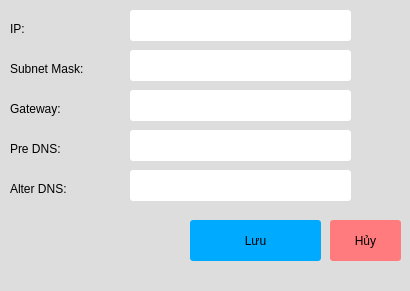
<?xml version="1.0" encoding="UTF-8"?>
<ui version="4.0">
 <class>Frame</class>
 <widget class="QFrame" name="Frame">
  <property name="geometry">
   <rect>
    <x>0</x>
    <y>0</y>
    <width>410</width>
    <height>291</height>
   </rect>
  </property>
  <property name="windowTitle">
   <string>Frame</string>
  </property>
  <property name="styleSheet">
   <string notr="true">background-color: rgb(221, 221, 221);
border-style: solid;
border-radius:5px;</string>
  </property>
  <property name="frameShape">
   <enum>QFrame::StyledPanel</enum>
  </property>
  <property name="frameShadow">
   <enum>QFrame::Raised</enum>
  </property>
  <widget class="QLabel" name="label">
   <property name="geometry">
    <rect>
     <x>10</x>
     <y>20</y>
     <width>111</width>
     <height>17</height>
    </rect>
   </property>
   <property name="text">
    <string>IP:</string>
   </property>
  </widget>
  <widget class="QLabel" name="label_2">
   <property name="geometry">
    <rect>
     <x>10</x>
     <y>60</y>
     <width>111</width>
     <height>17</height>
    </rect>
   </property>
   <property name="text">
    <string>Subnet Mask:</string>
   </property>
  </widget>
  <widget class="QLabel" name="label_3">
   <property name="geometry">
    <rect>
     <x>10</x>
     <y>100</y>
     <width>111</width>
     <height>17</height>
    </rect>
   </property>
   <property name="text">
    <string>Gateway:</string>
   </property>
  </widget>
  <widget class="QLabel" name="label_4">
   <property name="geometry">
    <rect>
     <x>10</x>
     <y>140</y>
     <width>111</width>
     <height>17</height>
    </rect>
   </property>
   <property name="text">
    <string>Pre DNS:</string>
   </property>
  </widget>
  <widget class="QLabel" name="label_5">
   <property name="geometry">
    <rect>
     <x>10</x>
     <y>180</y>
     <width>111</width>
     <height>17</height>
    </rect>
   </property>
   <property name="text">
    <string>Alter DNS:</string>
   </property>
  </widget>
  <widget class="QLineEdit" name="lineEdit_ip">
   <property name="geometry">
    <rect>
     <x>130</x>
     <y>10</y>
     <width>221</width>
     <height>31</height>
    </rect>
   </property>
   <property name="styleSheet">
    <string notr="true">background-color: rgb(255, 255, 255);
border-style:solid;
border-radius:3px;
font: 75 bold 14pt &quot;Ubuntu&quot;;</string>
   </property>
   <property name="text">
    <string/>
   </property>
  </widget>
  <widget class="QLineEdit" name="lineEdit_subnetMask">
   <property name="geometry">
    <rect>
     <x>130</x>
     <y>50</y>
     <width>221</width>
     <height>31</height>
    </rect>
   </property>
   <property name="styleSheet">
    <string notr="true">background-color: rgb(255, 255, 255);
border-style:solid;
border-radius:3px;
font: 75 bold 14pt &quot;Ubuntu&quot;;</string>
   </property>
   <property name="text">
    <string/>
   </property>
  </widget>
  <widget class="QLineEdit" name="lineEdit_gateWay">
   <property name="geometry">
    <rect>
     <x>130</x>
     <y>90</y>
     <width>221</width>
     <height>31</height>
    </rect>
   </property>
   <property name="styleSheet">
    <string notr="true">background-color: rgb(255, 255, 255);
border-style:solid;
border-radius:3px;
font: 75 bold 14pt &quot;Ubuntu&quot;;</string>
   </property>
   <property name="text">
    <string/>
   </property>
  </widget>
  <widget class="QLineEdit" name="lineEdit_preDNSeDNS">
   <property name="geometry">
    <rect>
     <x>130</x>
     <y>130</y>
     <width>221</width>
     <height>31</height>
    </rect>
   </property>
   <property name="styleSheet">
    <string notr="true">background-color: rgb(255, 255, 255);
border-style:solid;
border-radius:3px;
font: 75 bold 14pt &quot;Ubuntu&quot;;</string>
   </property>
   <property name="text">
    <string/>
   </property>
  </widget>
  <widget class="QLineEdit" name="lineEdit_alterDNSalterDNS">
   <property name="geometry">
    <rect>
     <x>130</x>
     <y>170</y>
     <width>221</width>
     <height>31</height>
    </rect>
   </property>
   <property name="styleSheet">
    <string notr="true">background-color: rgb(255, 255, 255);
border-style:solid;
border-radius:3px;
font: 75 bold 14pt &quot;Ubuntu&quot;;</string>
   </property>
   <property name="text">
    <string/>
   </property>
  </widget>
  <widget class="QPushButton" name="pushButton_saveAndRestartaveAndRestart">
   <property name="geometry">
    <rect>
     <x>190</x>
     <y>220</y>
     <width>131</width>
     <height>41</height>
    </rect>
   </property>
   <property name="styleSheet">
    <string notr="true">background-color: rgb(0, 170, 255);
border-radius:3px;
border-style:solid</string>
   </property>
   <property name="text">
    <string>Lưu</string>
   </property>
  </widget>
  <widget class="QPushButton" name="pushButton_exit">
   <property name="geometry">
    <rect>
     <x>330</x>
     <y>220</y>
     <width>71</width>
     <height>41</height>
    </rect>
   </property>
   <property name="styleSheet">
    <string notr="true">background-color: rgb(255, 123, 125);
border-radius:3px;
border-style:solid</string>
   </property>
   <property name="text">
    <string>Hủy</string>
   </property>
  </widget>
  <widget class="QLabel" name="label_6">
   <property name="geometry">
    <rect>
     <x>10</x>
     <y>210</y>
     <width>171</width>
     <height>61</height>
    </rect>
   </property>
   <property name="text">
    <string/>
   </property>
  </widget>
  <widget class="QLabel" name="label_iconCheckIP">
   <property name="geometry">
    <rect>
     <x>370</x>
     <y>10</y>
     <width>23</width>
     <height>29</height>
    </rect>
   </property>
   <property name="text">
    <string/>
   </property>
   <property name="pixmap">
    <pixmap>../../../../../../../../icon/iconCheckFail.png</pixmap>
   </property>
  </widget>
  <widget class="QLabel" name="label_iconCheckSubnetMaskubnetMask">
   <property name="geometry">
    <rect>
     <x>370</x>
     <y>50</y>
     <width>23</width>
     <height>29</height>
    </rect>
   </property>
   <property name="text">
    <string/>
   </property>
   <property name="pixmap">
    <pixmap>../../../../../../../../icon/iconCheckFail.png</pixmap>
   </property>
  </widget>
  <widget class="QLabel" name="label_iconCheckGateway">
   <property name="geometry">
    <rect>
     <x>370</x>
     <y>90</y>
     <width>23</width>
     <height>29</height>
    </rect>
   </property>
   <property name="text">
    <string/>
   </property>
   <property name="pixmap">
    <pixmap>../../../../../../../../icon/iconCheckFail.png</pixmap>
   </property>
  </widget>
  <widget class="QLabel" name="label_iconCheckDNS1">
   <property name="geometry">
    <rect>
     <x>370</x>
     <y>130</y>
     <width>23</width>
     <height>29</height>
    </rect>
   </property>
   <property name="text">
    <string/>
   </property>
   <property name="pixmap">
    <pixmap>../../../../../../../../icon/iconCheckFail.png</pixmap>
   </property>
  </widget>
  <widget class="QLabel" name="label_iconCheckDNS2">
   <property name="geometry">
    <rect>
     <x>370</x>
     <y>170</y>
     <width>23</width>
     <height>29</height>
    </rect>
   </property>
   <property name="text">
    <string/>
   </property>
   <property name="pixmap">
    <pixmap>../../../../../../../../icon/iconCheckFail.png</pixmap>
   </property>
  </widget>
 </widget>
 <resources/>
 <connections/>
</ui>
